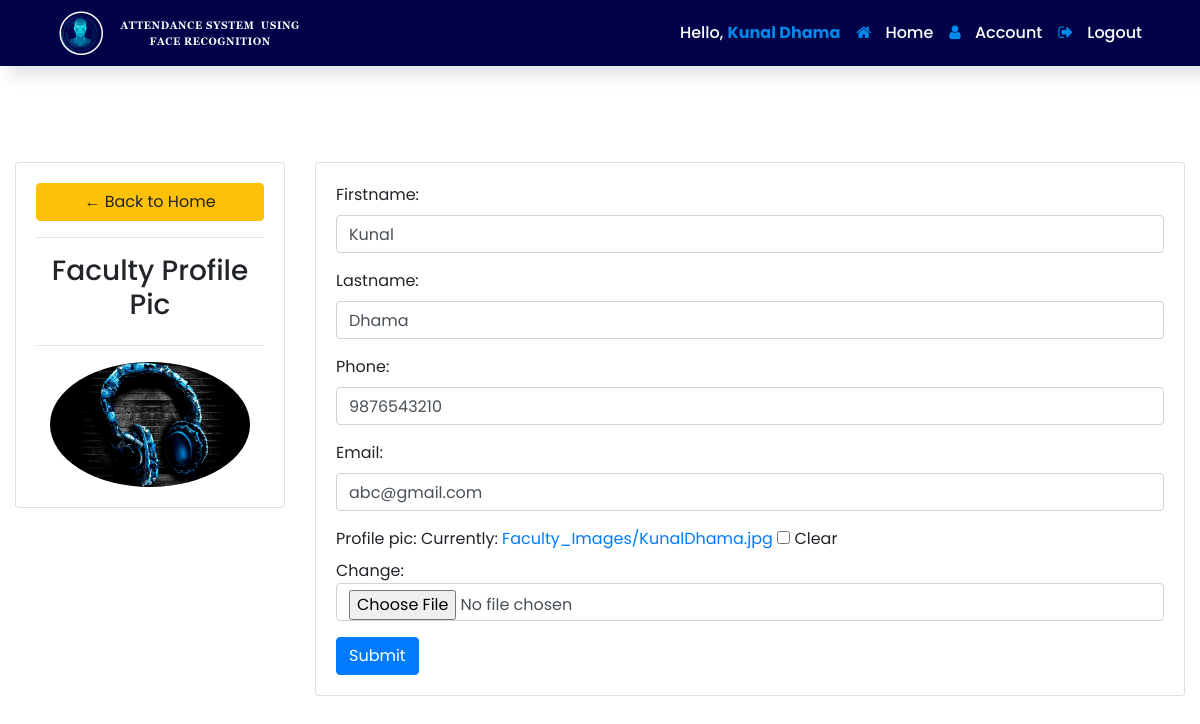
/account/ (signed in), run on the app's committed database.
### attendence_sys/models.py (models this page shows)
class Faculty(models.Model):
    user = models.OneToOneField(User, null = True, blank = True, on_delete= models.CASCADE)
    firstname = models.CharField(max_length=200, null=True, blank=True)
    lastname = models.CharField(max_length=200, null=True, blank=True)
    phone = models.CharField(max_length=200, null=True)
    email = models.CharField(max_length=200, null=True)
    profile_pic = models.ImageField(upload_to=user_directory_path ,null=True, blank=True)
    def __str__(self):
        return str(self.firstname + " " + self.lastname)

### attendence_sys/views.py (the view)
# urls.py: path('account/', views.facultyProfile, name='account'),
def facultyProfile(request):
    faculty = request.user.faculty
    form = FacultyForm(instance = faculty)
    context = {'form':form}
    return render(request, 'attendence_sys/facultyForm.html', context)

### attendence_sys/forms.py
class FacultyForm(ModelForm):
    class Meta:
        model = Faculty
        fields = '__all__'
        exclude = ['user']
    def __init__(self, *args, **kwargs):
        super(FacultyForm, self).__init__(*args, **kwargs)
        for visible in self.visible_fields():
            visible.field.widget.attrs['class'] = 'form-control'

### attendence_sys/templates/attendence_sys/facultyForm.html (shortened to what this page needs)
{%  extends 'attendence_sys/main.html' %}
{% block content %}
<br>
<div class="row">
	<div class="col-md-3">
		<div class="card card-body">
			<a class="btn btn-warning" href="{% url 'home' %}"> &#8592; Back to Home</a>
			<hr>
			<h3 style="text-align: center">Faculty Profile Pic</h3>
			<hr>
			<img class="img-responsive profile-pic" src="{{request.user.faculty.profile_pic.url}}" >
		</div>
	</div>
	<div class="col-md-9">
		<div class="card card-body">
			<form method="POST" action="" enctype="multipart/form-data">
				{{form.as_p}}
			<input class="btn btn-primary" type="submit" name="Update Information">
			</form>
		</div>
	</div>
</div>
{% endblock %}

### attendence_sys/templates/attendence_sys/navbar.html (shortened to what this page needs)
{% load static %}
<link rel="stylesheet" href="https://cdnjs.cloudflare.com/ajax/libs/font-awesome/4.7.0/css/font-awesome.min.css">
<nav class="navbar navbar-expand-lg navbar-dark fixed-top ">
<img src="{% static 'images/logo.png' %}" height="50px" width="250px">
<div class="collapse navbar-collapse" id="navbarNav">
  <ul class="navbar-nav ml-auto">
    <li class="nav-item active">
      <span class="nav-link">Hello, <span style=color:rgba(2,154,255,0.884);font-weight:bold;>{{ request.user.faculty }}</span></span>
    </li>
    <li class="nav-item active">
      <a href="{% url 'home2' %}" class="nav-link"><i class="fa fa-home"></i>  Home</a>
    </li>
    <li class="nav-item active">
      <a class="nav-link" href="{% url 'account' %}"><i class="fa fa-user"></i>  Account</a>
    </li>
    <li class="nav-item">
      <a class="nav-link" href="{% url 'logout' %}"><i class="fa fa-sign-out"></i>  Logout</a>
    </li>
  </ul>
</div>
</nav>

### attendence_sys/templates/attendence_sys/navbar.html (style rules this page uses)
* { font-family: "poppins", sans-serif; }
.navbar { padding-left: 50px; padding-right: 50px; position: sticky; top: 0; z-index: 1; height:max-content; background:rgb(2, 2, 73); box-shadow: 9px 11px 14px 0px rgba(0, 0, 0, .1); }
.navbar-dark .navbar-nav .nav-link { color: white; font-weight:500; }
.navbar-dark .navbar-nav .active>.nav-link { color: white; }
.fa { color:rgba(2,154,255,0.884); margin-right: 10px; }

### attendence_sys/templates/attendence_sys/facultyForm.html (style rules this page uses)
.profile-pic { max-width: 200px; max-height:200px; margin: 0 auto; border-radius: 50%; }

### data on the page
Faculty: firstname "Kunal", lastname "Dhama", phone "9876543210", email "abc@gmail.com"

### other printed values
{{ request.user.faculty }} "Kunal Dhama"
